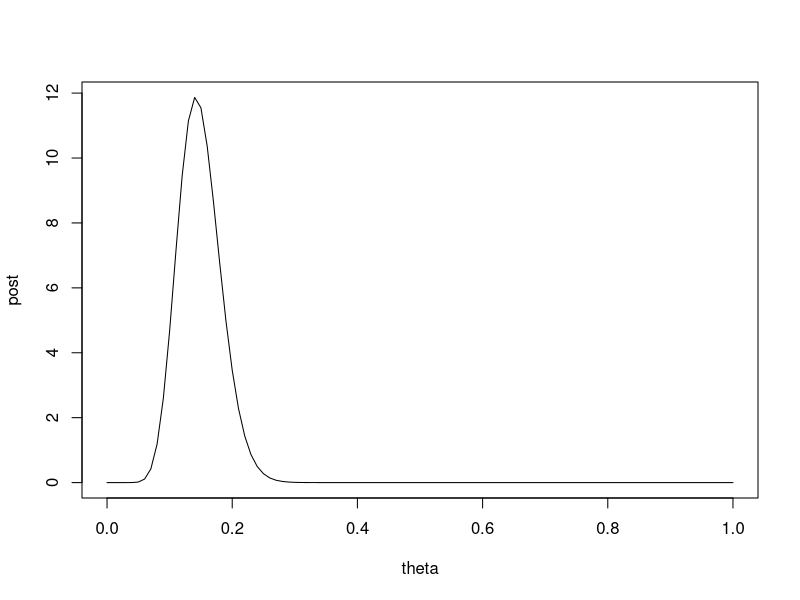
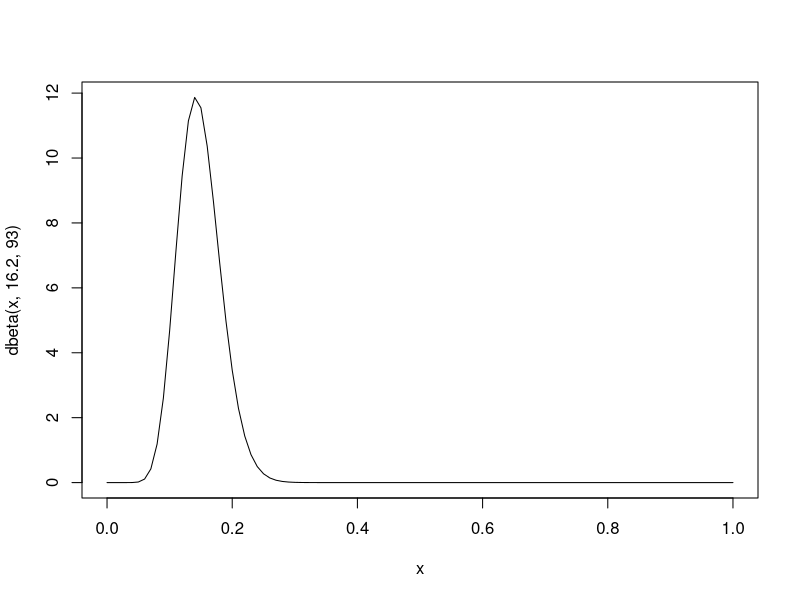
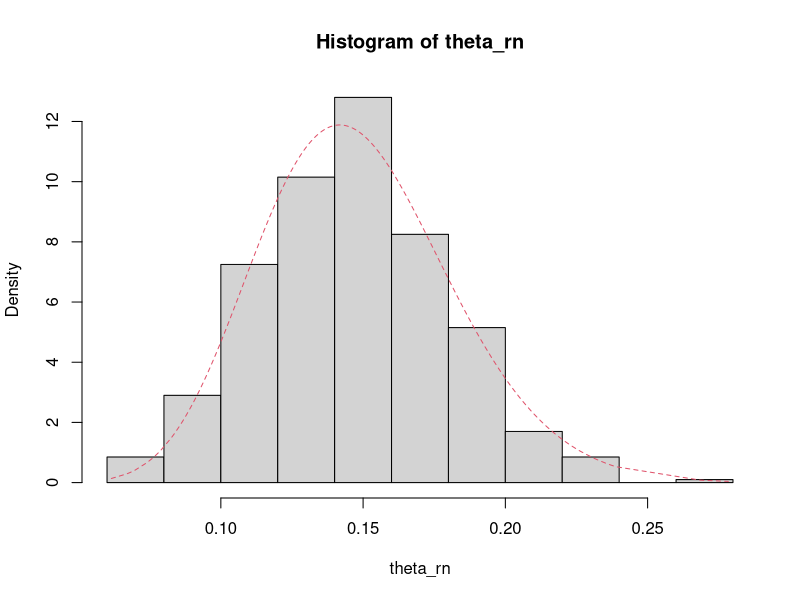

R code for these plots, in order:
qbeta(0.005,16.2,93)
qbeta(0.995,16.2,93)

theta<-seq(0,1,0.01)
post<-dbeta(theta,16.2,93)
plot(theta, post, type="l")
curve(dbeta(x,16.2,93))# identico ao plot

#aleatória de parametros
theta_rn<-rbeta(1000,16.2,93)
hist(theta_rn, prob=T)
lines(sort(theta_rn), dbeta(sort(theta_rn),16.2,93), col=2, lty=2)

#**************************************************

#*